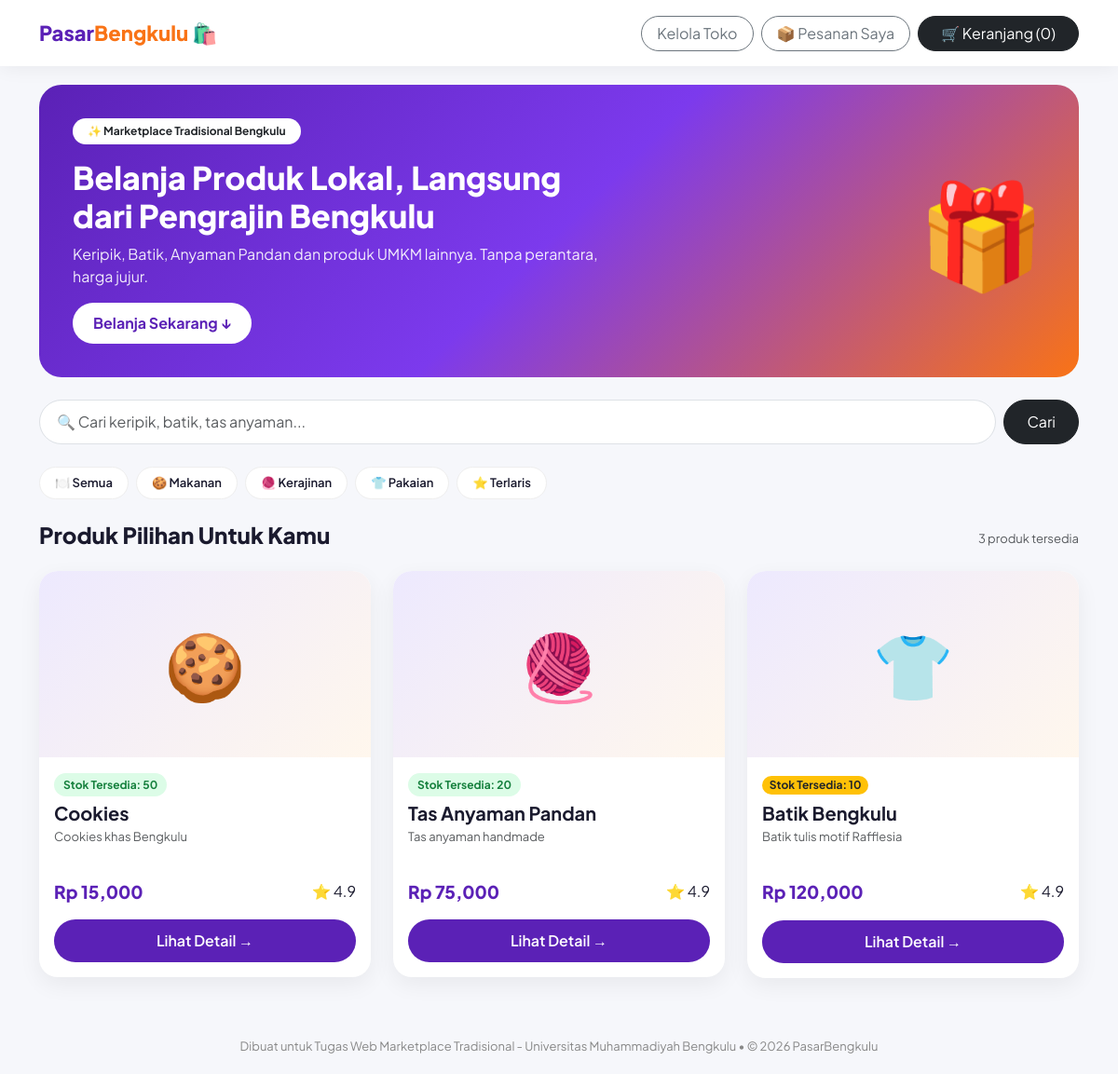
The page / on the database its author committed.
### tables this page shows
CREATE TABLE `produk` (
  `id` int(11) NOT NULL,
  `penjual_id` int(11) DEFAULT NULL,
  `kategori_id` int(11) DEFAULT NULL,
  `nama` varchar(150) DEFAULT NULL,
  `deskripsi` text DEFAULT NULL,
  `harga` decimal(12,2) DEFAULT NULL,
  `stok` int(11) DEFAULT NULL,
  `gambar` varchar(255) DEFAULT NULL
);

### index.php (the view, shortened to what this page needs)
<?php include 'config.php'; ?>
<!DOCTYPE html>
<html>
<head>
<link href="https://cdn.jsdelivr.net/npm/bootstrap@5.3.0/dist/css/bootstrap.min.css" rel="stylesheet">
</head>
<body>
<nav class="navbar sticky-top"><div class="container d-flex justify-content-between align-items-center">
<a class="navbar-brand" href="#">Pasar<span>Bengkulu</span> 🛍️</a>
<div class="d-flex gap-2">
<a href="admin_produk.php" class="btn btn-outline-secondary rounded-pill px-3">Kelola Toko</a>
<a href="pesanan.php" class="btn btn-outline-secondary rounded-pill px-3">📦 Pesanan Saya</a>
<a href="keranjang.php" class="btn btn-dark rounded-pill px-4">🛒 Keranjang (<?= array_sum($_SESSION['keranjang']) ?>)</a>
</div></div></nav>
<div class="container">
  <div class="hero d-flex justify-content-between align-items-center flex-wrap">
    <div style="max-width:580px">
      <span class="badge bg-white text-dark rounded-pill px-3 py-2">✨ Marketplace Tradisional Bengkulu</span>
      <h1 class="mt-3">Belanja Produk Lokal, Langsung dari Pengrajin Bengkulu</h1>
      <p>Keripik, Batik, Anyaman Pandan dan produk UMKM lainnya. Tanpa perantara, harga jujur.</p>
      <button class="btn-hero" onclick="document.getElementById('produk').scrollIntoView({behavior:'smooth'})">Belanja Sekarang ↓</button>
    </div>
    <div style="font-size:110px">🎁</div>
  </div>
  <form method="GET" class="d-flex gap-2 mt-4">
    <input type="text" name="cari" class="form-control" placeholder="🔍 Cari keripik, batik, tas anyaman..." value="<?= $_GET['cari'] ?? '' ?>" style="border-radius:999px;padding:11px 18px">
    <button class="btn btn-dark rounded-pill px-4">Cari</button>
  </form>
  <div class="d-flex gap-2 mt-4 flex-wrap">
    <span class="cat-pill">🍽️ Semua</span><span class="cat-pill">🍪 Makanan</span><span class="cat-pill">🧶 Kerajinan</span><span class="cat-pill">👕 Pakaian</span><span class="cat-pill">⭐ Terlaris</span>
  </div>
  <div class="d-flex justify-content-between align-items-center mt-4 mb-3" id="produk">
    <h4 style="font-weight:800">Produk Pilihan Untuk Kamu</h4>
    <span class="text-muted" style="font-size:13px"><?= $conn->query("SELECT COUNT(*) as c FROM produk")->fetch_assoc()['c'] ?> produk tersedia</span>
  </div>
  <div class="row">
  <?php
  $cari = isset($_GET['cari']) ? $_GET['cari'] : '';
  if($cari != ''){ $q=$conn->query("SELECT * FROM produk WHERE nama LIKE '%$cari%' OR deskripsi LIKE '%$cari%'"); } else { $q=$conn->query("SELECT * FROM produk"); }
  while($p=$q->fetch_assoc()){
    $emoji = ($p['kategori_id']==1?'🍪':($p['kategori_id']==2?'🧶':'👕'));
    $warna = ($p['stok']>10?'badge-stok':'badge bg-warning text-dark rounded-pill');
  ?>
  <div class="col-md-4 mb-4">
    <div class="card-produk">
      <div class="img-box"><?= $emoji ?></div>
      <div class="p-3">
        <span class="<?= $warna ?>"><?= $p['stok']>0?'Stok Tersedia: '.$p['stok']:'Habis' ?></span>
        <h5 class="mt-2 mb-1" style="font-weight:700"><?= $p['nama'] ?></h5>
        <p class="text-muted" style="font-size:13px;height:38px;overflow:hidden"><?= $p['deskripsi'] ?></p>
        <div class="d-flex justify-content-between align-items-center">
          <span class="harga">Rp <?= number_format($p['harga']) ?></span>
          <span>⭐ 4.9</span>
        </div>
        <a href="detail.php?id=<?= $p['id'] ?>" class="btn btn-lihat mt-3">Lihat Detail →</a>
      </div>
    </div>
  </div>
  <?php } ?>
  </div>
  <div class="footer">Dibuat untuk Tugas Web Marketplace Tradisional - Universitas Muhammadiyah Bengkulu • © 2026 PasarBengkulu</div>
</div>
</body>
</html>

### index.php (style rules this page uses)
body { font-family:'Plus Jakarta Sans',sans-serif;background:#f6f7fb;color:#1a1a2e }
.navbar { background:#fff!important;box-shadow:0 2px 20px rgba(0,0,0,.06);padding:14px 0 }
.navbar-brand { font-weight:800;font-size:22px;color:#5b21b6!important }
.navbar-brand span { color:#f97316 }
.hero { background:linear-gradient(135deg,#5b21b6 0%,#7c3aed 50%,#f97316 100%);border-radius:24px;padding:36px;color:white;margin-top:20px;overflow:hidden;position:relative }
.hero h1 { font-weight:800;font-size:34px;line-height:1.2 }
.hero p { opacity:.9 }
.btn-hero { background:white;color:#5b21b6;font-weight:700;border-radius:999px;padding:10px 22px;border:none }
.cat-pill { background:white;border:1px solid #eee;border-radius:999px;padding:7px 16px;font-weight:600;font-size:13px }
.card-produk { border:none;border-radius:20px;overflow:hidden;box-shadow:0 8px 25px rgba(0,0,0,.06);transition:.3s;background:white }
.img-box { height:200px;display:flex;align-items:center;justify-content:center;font-size:70px;background:linear-gradient(135deg,#ede9fe,#fff7ed) }
.badge-stok { background:#dcfce7;color:#15803d;padding:5px 10px;border-radius:999px;font-size:12px;font-weight:700 }
.harga { font-weight:800;font-size:19px;color:#5b21b6 }
.btn-lihat { background:#5b21b6;color:white;border-radius:999px;font-weight:600;width:100%;padding:10px }
.footer { margin-top:40px;text-align:center;color:#888;font-size:13px;padding-bottom:20px }

### rows shown on the page
produk: kategori "🍪", stok "50", nama "Cookies", deskripsi "Cookies khas Bengkulu", harga "15,000"
produk: kategori "🧶", stok "20", nama "Tas Anyaman Pandan", deskripsi "Tas anyaman handmade", harga "75,000"
produk: kategori "👕", stok "10", nama "Batik Bengkulu", deskripsi "Batik tulis motif Rafflesia", harga "120,000"

### other values the page prints
array_sum($_SESSION['keranjang']) "0"
$conn->query("SELECT COUNT(*) as c FROM produk")->fetch_assoc()['c'] "3"
